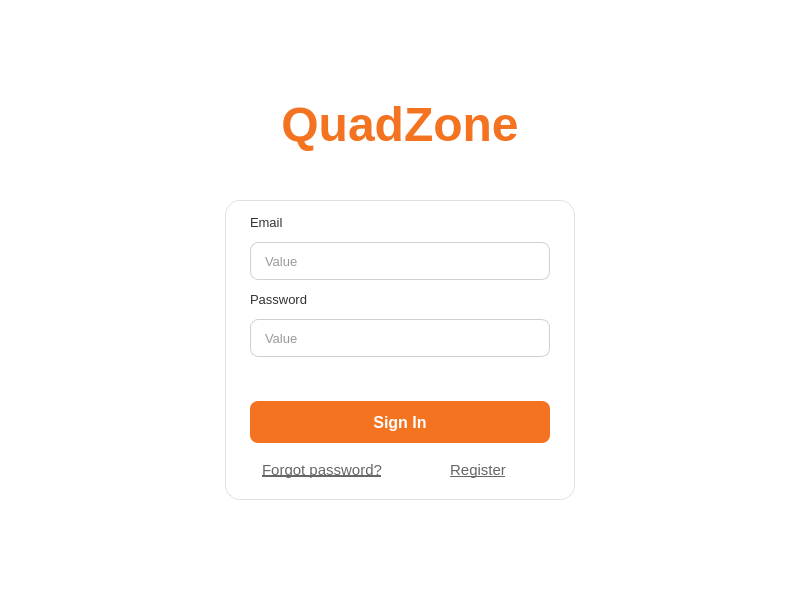
<?xml version="1.0" encoding="UTF-8"?>
<ui version="4.0">
 <class>LoginPage</class>
 <widget class="QWidget" name="LoginPage">
  <property name="geometry">
   <rect>
    <x>0</x>
    <y>0</y>
    <width>800</width>
    <height>600</height>
   </rect>
  </property>
  <property name="windowTitle">
   <string>QuadZone Login</string>
  </property>
  <property name="styleSheet">
   <string notr="true">* {
    background-color: #FFFFFF;
}
</string>
  </property>
  <layout class="QGridLayout" name="gridLayout">
   <property name="leftMargin">
    <number>0</number>
   </property>
   <property name="topMargin">
    <number>0</number>
   </property>
   <property name="rightMargin">
    <number>0</number>
   </property>
   <property name="bottomMargin">
    <number>0</number>
   </property>
   <item row="0" column="0" colspan="3">
    <spacer name="topSpacer">
     <property name="orientation">
      <enum>Qt::Vertical</enum>
     </property>
     <property name="sizeHint" stdset="0">
      <size>
       <width>20</width>
       <height>40</height>
      </size>
     </property>
    </spacer>
   </item>
   <item row="2" column="0" colspan="3">
    <widget class="QLabel" name="label_QuadZone">
     <property name="font">
      <font>
       <family>Segoe UI</family>
       <pointsize>36</pointsize>
       <weight>75</weight>
       <bold>true</bold>
      </font>
     </property>
     <property name="styleSheet">
      <string notr="true">color: #F37321; 
background-color: #FFFFFF;</string>
     </property>
     <property name="text">
      <string>QuadZone</string>
     </property>
     <property name="alignment">
      <set>Qt::AlignHCenter</set>
     </property>
    </widget>
   </item>
   <item row="2" column="0" colspan="3">
    <spacer name="titleSpacer">
     <property name="orientation">
      <enum>Qt::Vertical</enum>
     </property>
     <property name="sizeHint" stdset="0">
      <size>
       <width>20</width>
       <height>0</height>
      </size>
     </property>
    </spacer>
   </item>
   <item row="3" column="0">
    <spacer name="leftSpacer">
     <property name="orientation">
      <enum>Qt::Horizontal</enum>
     </property>
     <property name="sizeHint" stdset="0">
      <size>
       <width>150</width>
       <height>20</height>
      </size>
     </property>
    </spacer>
   </item>
   <item row="3" column="1">
    <widget class="QStackedWidget" name="stackedWidget">
     <property name="sizePolicy">
      <sizepolicy hsizetype="Fixed" vsizetype="Minimum">
       <horstretch>0</horstretch>
       <verstretch>0</verstretch>
      </sizepolicy>
     </property>
     <property name="minimumSize">
      <size>
       <width>350</width>
       <height>0</height>
      </size>
     </property>
     <property name="maximumSize">
      <size>
       <width>350</width>
       <height>16777215</height>
      </size>
     </property>
     <property name="currentIndex">
      <number>0</number>
     </property>
     <widget class="QWidget" name="signInPage">
      <property name="sizePolicy">
       <sizepolicy hsizetype="Fixed" vsizetype="Fixed">
        <horstretch>0</horstretch>
        <verstretch>0</verstretch>
       </sizepolicy>
      </property>
      <property name="minimumSize">
       <size>
        <width>350</width>
        <height>300</height>
       </size>
      </property>
      <property name="maximumSize">
       <size>
        <width>350</width>
        <height>300</height>
       </size>
      </property>
      <property name="styleSheet">
       <string notr="true">QWidget#signInPage {
    background-color: #FFFFFF;
    border-radius: 15px;
    border: 1px solid #E0E0E0;
}</string>
      </property>
      <layout class="QVBoxLayout" name="signInLayout">
       <property name="spacing">
        <number>12</number>
       </property>
       <property name="leftMargin">
        <number>25</number>
       </property>
       <property name="topMargin">
        <number>15</number>
       </property>
       <property name="rightMargin">
        <number>25</number>
       </property>
       <property name="bottomMargin">
        <number>15</number>
       </property>
       <item>
        <widget class="QLabel" name="label_SignInEmail">
         <property name="font">
          <font>
           <family>Segoe UI</family>
           <pointsize>10</pointsize>
           <weight>50</weight>
          </font>
         </property>
         <property name="styleSheet">
          <string notr="true">color: #333333;</string>
         </property>
         <property name="text">
          <string>Email</string>
         </property>
        </widget>
       </item>
       <item>
        <widget class="QLineEdit" name="lineEdit_SignInEmail">
         <property name="sizePolicy">
          <sizepolicy hsizetype="Expanding" vsizetype="Fixed">
           <horstretch>0</horstretch>
           <verstretch>0</verstretch>
          </sizepolicy>
         </property>
         <property name="minimumSize">
          <size>
           <width>0</width>
           <height>38</height>
          </size>
         </property>
         <property name="font">
          <font>
           <family>Segoe UI</family>
           <pointsize>10</pointsize>
          </font>
         </property>
         <property name="styleSheet">
          <string notr="true">QLineEdit {
    background-color: #FFFFFF;
    color: #333333;
    border: 1px solid #D0D0D0;
    border-radius: 8px;
    padding: 8px 12px;
}
QLineEdit:focus {
    border: 2px solid #F37321;
    outline: none;
}</string>
         </property>
         <property name="placeholderText">
          <string>Value</string>
         </property>
        </widget>
       </item>
       <item>
        <widget class="QLabel" name="label_SignInPassword">
         <property name="font">
          <font>
           <family>Segoe UI</family>
           <pointsize>10</pointsize>
           <weight>50</weight>
          </font>
         </property>
         <property name="styleSheet">
          <string notr="true">color: #333333;</string>
         </property>
         <property name="text">
          <string>Password</string>
         </property>
        </widget>
       </item>
       <item>
        <widget class="QLineEdit" name="lineEdit_SignInPassword">
         <property name="sizePolicy">
          <sizepolicy hsizetype="Expanding" vsizetype="Fixed">
           <horstretch>0</horstretch>
           <verstretch>0</verstretch>
          </sizepolicy>
         </property>
         <property name="minimumSize">
          <size>
           <width>0</width>
           <height>38</height>
          </size>
         </property>
         <property name="font">
          <font>
           <family>Segoe UI</family>
           <pointsize>10</pointsize>
          </font>
         </property>
         <property name="styleSheet">
          <string notr="true">QLineEdit {
    background-color: #FFFFFF;
    color: #333333;
    border: 1px solid #D0D0D0;
    border-radius: 8px;
    padding: 8px 12px;
}
QLineEdit:focus {
    border: 2px solid #F37321;
    outline: none;
}</string>
         </property>
         <property name="echoMode">
          <enum>QLineEdit::Password</enum>
         </property>
         <property name="placeholderText">
          <string>Value</string>
         </property>
        </widget>
       </item>
       <item>
        <spacer name="signInSpacer">
         <property name="orientation">
          <enum>Qt::Vertical</enum>
         </property>
         <property name="sizeHint" stdset="0">
          <size>
           <width>20</width>
           <height>6</height>
          </size>
         </property>
        </spacer>
       </item>
       <item>
        <widget class="QPushButton" name="pushButton_SignIn">
         <property name="sizePolicy">
          <sizepolicy hsizetype="Expanding" vsizetype="Fixed">
           <horstretch>0</horstretch>
           <verstretch>0</verstretch>
          </sizepolicy>
         </property>
         <property name="minimumSize">
          <size>
           <width>0</width>
           <height>42</height>
          </size>
         </property>
         <property name="font">
          <font>
           <family>Segoe UI</family>
           <pointsize>12</pointsize>
           <weight>75</weight>
           <bold>true</bold>
          </font>
         </property>
         <property name="styleSheet">
          <string notr="true">QPushButton {
    background-color: #F37321;
    color: #FFFFFF;
    border: none;
    border-radius: 8px;
    padding: 10px;
}
QPushButton:hover {
    background-color: #E5651C;
}
QPushButton:pressed {
    background-color: #D4591A;
}</string>
         </property>
         <property name="text">
          <string>Sign In</string>
         </property>
        </widget>
       </item>

       <item>
        <layout class="QHBoxLayout" name="linkLayout">
         <item>
          <widget class="QPushButton" name="pushButton_ForgotPassword">
           <property name="sizePolicy">
            <sizepolicy hsizetype="Preferred" vsizetype="Fixed">
             <horstretch>0</horstretch>
             <verstretch>0</verstretch>
            </sizepolicy>
           </property>
           <property name="minimumSize">
            <size>
             <width>0</width>
             <height>25</height>
            </size>
           </property>
           <property name="font">
            <font>
             <family>Segoe UI</family>
             <pointsize>11</pointsize>
             <underline>true</underline>
            </font>
           </property>
           <property name="styleSheet">
            <string notr="true">QPushButton {
    background-color: transparent;
    color: #666666;
    border: none;
    text-decoration: underline;
}
QPushButton:hover {
    color: #F37321;
}</string>
           </property>
           <property name="text">
            <string>Forgot password?</string>
           </property>
          </widget>
         </item>
         <item>
          <widget class="QPushButton" name="pushButton_GoToRegister">
           <property name="sizePolicy">
            <sizepolicy hsizetype="Preferred" vsizetype="Fixed">
             <horstretch>0</horstretch>
             <verstretch>0</verstretch>
            </sizepolicy>
           </property>
           <property name="minimumSize">
            <size>
             <width>0</width>
             <height>30</height>
            </size>
           </property>
           <property name="font">
            <font>
             <family>Segoe UI</family>
             <pointsize>11</pointsize>
             <underline>true</underline>
            </font>
           </property>
           <property name="styleSheet">
            <string notr="true">QPushButton {
    background-color: transparent;
    color: #666666;
    border: none;
    text-decoration: underline;
}
QPushButton:hover {
    color: #F37321;
}</string>
           </property>
           <property name="text">
            <string>Register</string>
           </property>
          </widget>
         </item>
        </layout>
       </item>
      </layout>
     </widget>
     <widget class="QWidget" name="registerPage">
      <property name="sizePolicy">
       <sizepolicy hsizetype="Fixed" vsizetype="Fixed">
        <horstretch>0</horstretch>
        <verstretch>0</verstretch>
       </sizepolicy>
      </property>
      <property name="minimumSize">
       <size>
        <width>350</width>
        <height>300</height>
       </size>
      </property>
      <property name="maximumSize">
       <size>
        <width>350</width>
        <height>300</height>
       </size>
      </property>
      <property name="styleSheet">
       <string notr="true">QWidget#registerPage {
    background-color: #FFFFFF;
    border-radius: 15px;
    border: 1px solid #E0E0E0;
}</string>
      </property>
      <layout class="QVBoxLayout" name="registerLayout">
       <property name="spacing">
        <number>12</number>
       </property>
       <property name="leftMargin">
        <number>25</number>
       </property>
       <property name="topMargin">
        <number>15</number>
       </property>
       <property name="rightMargin">
        <number>25</number>
       </property>
       <property name="bottomMargin">
        <number>15</number>
       </property>
       <item>
        <widget class="QLabel" name="label_RegisterEmail">
         <property name="font">
          <font>
           <family>Segoe UI</family>
           <pointsize>10</pointsize>
           <weight>50</weight>
          </font>
         </property>
         <property name="styleSheet">
          <string notr="true">color: #333333;</string>
         </property>
         <property name="text">
          <string>Email</string>
         </property>
        </widget>
       </item>
       <item>
        <widget class="QLineEdit" name="lineEdit_RegisterEmail">
         <property name="sizePolicy">
          <sizepolicy hsizetype="Expanding" vsizetype="Fixed">
           <horstretch>0</horstretch>
           <verstretch>0</verstretch>
          </sizepolicy>
         </property>
         <property name="minimumSize">
          <size>
           <width>0</width>
           <height>38</height>
          </size>
         </property>
         <property name="font">
          <font>
           <family>Segoe UI</family>
           <pointsize>10</pointsize>
          </font>
         </property>
         <property name="styleSheet">
          <string notr="true">QLineEdit {
    background-color: #FFFFFF;
    color: #333333;
    border: 1px solid #D0D0D0;
    border-radius: 8px;
    padding: 8px 12px;
}
QLineEdit:focus {
    border: 2px solid #F37321;
    outline: none;
}</string>
         </property>
         <property name="placeholderText">
          <string>Value</string>
         </property>
        </widget>
       </item>
       <item>
        <widget class="QLabel" name="label_RegisterPassword">
         <property name="font">
          <font>
           <family>Segoe UI</family>
           <pointsize>10</pointsize>
           <weight>50</weight>
          </font>
         </property>
         <property name="styleSheet">
          <string notr="true">color: #333333;</string>
         </property>
         <property name="text">
          <string>Password</string>
         </property>
        </widget>
       </item>
       <item>
        <widget class="QLineEdit" name="lineEdit_RegisterPassword">
         <property name="sizePolicy">
          <sizepolicy hsizetype="Expanding" vsizetype="Fixed">
           <horstretch>0</horstretch>
           <verstretch>0</verstretch>
          </sizepolicy>
         </property>
         <property name="minimumSize">
          <size>
           <width>0</width>
           <height>38</height>
          </size>
         </property>
         <property name="font">
          <font>
           <family>Segoe UI</family>
           <pointsize>10</pointsize>
          </font>
         </property>
         <property name="styleSheet">
          <string notr="true">QLineEdit {
    background-color: #FFFFFF;
    color: #333333;
    border: 1px solid #D0D0D0;
    border-radius: 8px;
    padding: 8px 12px;
}
QLineEdit:focus {
    border: 2px solid #F37321;
    outline: none;
}</string>
         </property>
         <property name="echoMode">
          <enum>QLineEdit::Password</enum>
         </property>
         <property name="placeholderText">
          <string>Value</string>
         </property>
        </widget>
       </item>
       <item>
        <spacer name="registerSpacer">
         <property name="orientation">
          <enum>Qt::Vertical</enum>
         </property>
         <property name="sizeHint" stdset="0">
          <size>
           <width>20</width>
           <height>6</height>
          </size>
         </property>
        </spacer>
       </item>
       <item>
        <widget class="QPushButton" name="pushButton_Register">
         <property name="sizePolicy">
          <sizepolicy hsizetype="Expanding" vsizetype="Fixed">
           <horstretch>0</horstretch>
           <verstretch>0</verstretch>
          </sizepolicy>
         </property>
         <property name="minimumSize">
          <size>
           <width>0</width>
           <height>42</height>
          </size>
         </property>
         <property name="font">
          <font>
           <family>Segoe UI</family>
           <pointsize>12</pointsize>
           <weight>75</weight>
           <bold>true</bold>
          </font>
         </property>
         <property name="styleSheet">
          <string notr="true">QPushButton {
    background-color: #F37321;
    color: #FFFFFF;
    border: none;
    border-radius: 8px;
    padding: 10px;
}
QPushButton:hover {
    background-color: #E5651C;
}
QPushButton:pressed {
    background-color: #D4591A;
}</string>
         </property>
         <property name="text">
          <string>Register</string>
         </property>
        </widget>
       </item>
       <item>
        <widget class="QPushButton" name="pushButton_BackToSignIn">
         <property name="sizePolicy">
          <sizepolicy hsizetype="Expanding" vsizetype="Fixed">
           <horstretch>0</horstretch>
           <verstretch>0</verstretch>
          </sizepolicy>
         </property>
         <property name="minimumSize">
          <size>
           <width>0</width>
           <height>30</height>
          </size>
         </property>
         <property name="font">
          <font>
           <family>Segoe UI</family>
           <pointsize>11</pointsize>
           <underline>true</underline>
          </font>
         </property>
         <property name="styleSheet">
          <string notr="true">QPushButton {
    background-color: transparent;
    color: #666666;
    border: none;
    text-decoration: underline;
}
QPushButton:hover {
    color: #F37321;
}</string>
         </property>
         <property name="text">
          <string>Back to Sign In</string>
         </property>
        </widget>
       </item>
      </layout>
     </widget>
     <widget class="QWidget" name="resetPasswordPage">
      <property name="sizePolicy">
       <sizepolicy hsizetype="Fixed" vsizetype="Fixed">
        <horstretch>0</horstretch>
        <verstretch>0</verstretch>
       </sizepolicy>
      </property>
      <property name="minimumSize">
       <size>
        <width>350</width>
        <height>250</height>
       </size>
      </property>
      <property name="maximumSize">
       <size>
        <width>350</width>
        <height>250</height>
       </size>
      </property>
      <property name="styleSheet">
       <string notr="true">QWidget#resetPasswordPage {
    background-color: #FFFFFF;
    border-radius: 15px;
    border: 1px solid #E0E0E0;
}</string>
      </property>
      <layout class="QVBoxLayout" name="resetPasswordLayout">
       <property name="spacing">
        <number>12</number>
       </property>
       <property name="leftMargin">
        <number>25</number>
       </property>
       <property name="topMargin">
        <number>15</number>
       </property>
       <property name="rightMargin">
        <number>25</number>
       </property>
       <property name="bottomMargin">
        <number>15</number>
       </property>
       <item>
        <widget class="QLabel" name="label_ResetEmail">
         <property name="font">
          <font>
           <family>Segoe UI</family>
           <pointsize>10</pointsize>
           <weight>50</weight>
          </font>
         </property>
         <property name="styleSheet">
          <string notr="true">color: #333333;</string>
         </property>
         <property name="text">
          <string>Email</string>
         </property>
        </widget>
       </item>
       <item>
        <widget class="QLineEdit" name="lineEdit_ResetEmail">
         <property name="sizePolicy">
          <sizepolicy hsizetype="Expanding" vsizetype="Fixed">
           <horstretch>0</horstretch>
           <verstretch>0</verstretch>
          </sizepolicy>
         </property>
         <property name="minimumSize">
          <size>
           <width>0</width>
           <height>38</height>
          </size>
         </property>
         <property name="font">
          <font>
           <family>Segoe UI</family>
           <pointsize>10</pointsize>
          </font>
         </property>
         <property name="styleSheet">
          <string notr="true">QLineEdit {
    background-color: #FFFFFF;
    color: #333333;
    border: 1px solid #D0D0D0;
    border-radius: 8px;
    padding: 8px 12px;
}
QLineEdit:focus {
    border: 2px solid #F37321;
    outline: none;
}</string>
         </property>
         <property name="placeholderText">
          <string>Value</string>
         </property>
        </widget>
       </item>
       <item>
        <widget class="QLabel" name="label_NewPassword">
         <property name="font">
          <font>
           <family>Segoe UI</family>
           <pointsize>10</pointsize>
           <weight>50</weight>
          </font>
         </property>
         <property name="styleSheet">
          <string notr="true">color: #333333;</string>
         </property>
         <property name="text">
          <string>New Password</string>
         </property>
        </widget>
       </item>
       <item>
        <widget class="QLineEdit" name="lineEdit_NewPassword">
         <property name="sizePolicy">
          <sizepolicy hsizetype="Expanding" vsizetype="Fixed">
           <horstretch>0</horstretch>
           <verstretch>0</verstretch>
          </sizepolicy>
         </property>
         <property name="minimumSize">
          <size>
           <width>0</width>
           <height>38</height>
          </size>
         </property>
         <property name="font">
          <font>
           <family>Segoe UI</family>
           <pointsize>10</pointsize>
          </font>
         </property>
         <property name="styleSheet">
          <string notr="true">QLineEdit {
    background-color: #FFFFFF;
    color: #333333;
    border: 1px solid #D0D0D0;
    border-radius: 8px;
    padding: 8px 12px;
}
QLineEdit:focus {
    border: 2px solid #F37321;
    outline: none;
}</string>
         </property>
         <property name="echoMode">
          <enum>QLineEdit::Password</enum>
         </property>
         <property name="placeholderText">
          <string>Value</string>
         </property>
        </widget>
       </item>
       <item>
        <spacer name="resetSpacer">
         <property name="orientation">
          <enum>Qt::Vertical</enum>
         </property>
         <property name="sizeHint" stdset="0">
          <size>
           <width>20</width>
           <height>6</height>
          </size>
         </property>
        </spacer>
       </item>
       <item>
        <layout class="QHBoxLayout" name="resetButtonLayout">
         <item>
          <widget class="QPushButton" name="pushButton_Cancel">
           <property name="sizePolicy">
            <sizepolicy hsizetype="Expanding" vsizetype="Fixed">
             <horstretch>0</horstretch>
             <verstretch>0</verstretch>
            </sizepolicy>
           </property>
           <property name="minimumSize">
            <size>
             <width>0</width>
             <height>42</height>
            </size>
           </property>
           <property name="font">
            <font>
             <family>Segoe UI</family>
             <pointsize>12</pointsize>
             <weight>75</weight>
             <bold>true</bold>
            </font>
           </property>
           <property name="styleSheet">
            <string notr="true">QPushButton {
    background-color: transparent;
    color: #666666;
    border: 1px solid #D0D0D0;
    border-radius: 8px;
    padding: 10px;
}
QPushButton:hover {
    background-color: #F5F5F5;
    color: #333333;
}
QPushButton:pressed {
    background-color: #E0E0E0;
}</string>
           </property>
           <property name="text">
            <string>Cancel</string>
           </property>
          </widget>
         </item>
         <item>
          <widget class="QPushButton" name="pushButton_ResetPassword">
           <property name="sizePolicy">
            <sizepolicy hsizetype="Expanding" vsizetype="Fixed">
             <horstretch>0</horstretch>
             <verstretch>0</verstretch>
            </sizepolicy>
           </property>
           <property name="minimumSize">
            <size>
             <width>0</width>
             <height>42</height>
            </size>
           </property>
           <property name="font">
            <font>
             <family>Segoe UI</family>
             <pointsize>12</pointsize>
             <weight>75</weight>
             <bold>true</bold>
            </font>
           </property>
           <property name="styleSheet">
            <string notr="true">QPushButton {
    background-color: #F37321;
    color: #FFFFFF;
    border: none;
    border-radius: 8px;
    padding: 10px;
}
QPushButton:hover {
    background-color: #E5651C;
}
QPushButton:pressed {
    background-color: #D4591A;
}</string>
           </property>
           <property name="text">
            <string>Reset Password</string>
           </property>
          </widget>
         </item>
        </layout>
       </item>
      </layout>
     </widget>
    </widget>
   </item>
   <item row="3" column="2">
    <spacer name="rightSpacer">
     <property name="orientation">
      <enum>Qt::Horizontal</enum>
     </property>
     <property name="sizeHint" stdset="0">
      <size>
       <width>150</width>
       <height>20</height>
      </size>
     </property>
    </spacer>
   </item>
   <item row="4" column="0" colspan="3">
    <spacer name="bottomSpacer">
     <property name="orientation">
      <enum>Qt::Vertical</enum>
     </property>
     <property name="sizeType">
      <enum>QSizePolicy::Expanding</enum>
     </property>
     <property name="sizeHint" stdset="0">
      <size>
       <width>20</width>
       <height>100</height>
      </size>
     </property>
    </spacer>
   </item>
  </layout>
 </widget>
 <resources/>
 <connections/>
</ui>
